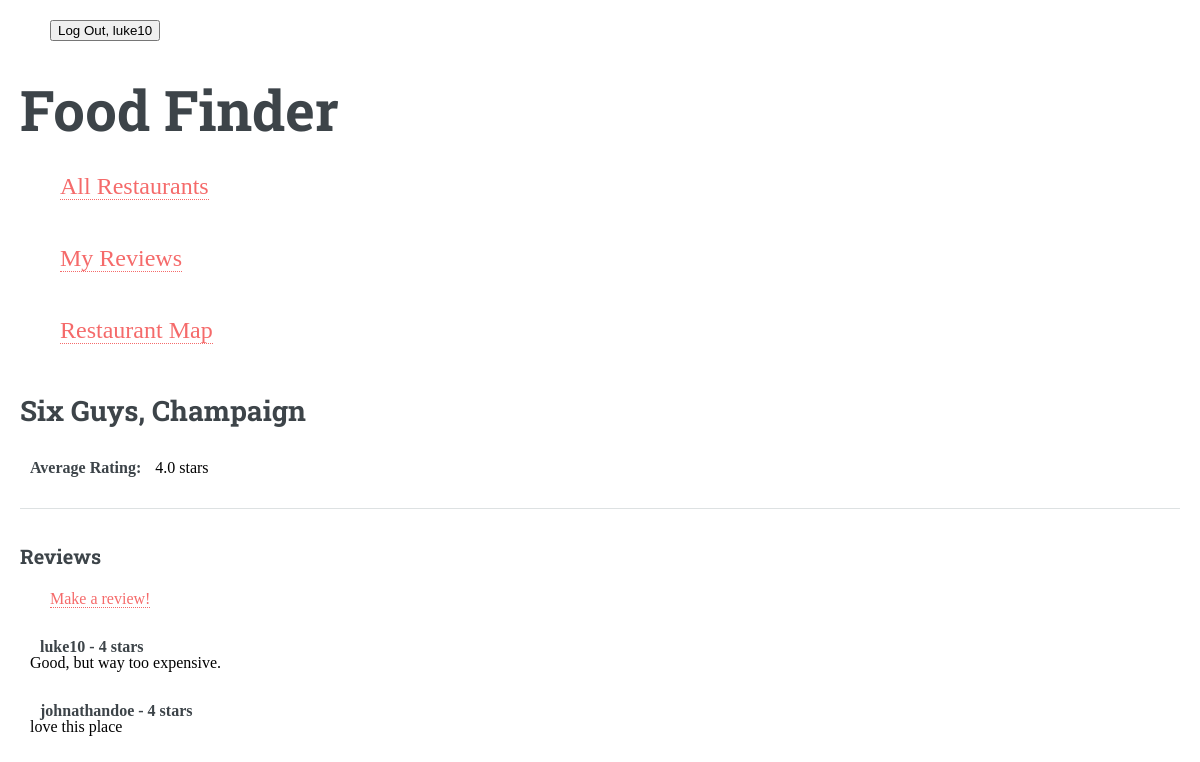
The page /restaurant/3/ (signed in) on the database its author committed.
### foodfinder/models.py (models this page shows, shortened)
class Restaurant(models.Model):
    restaurant_id = models.AutoField(primary_key=True)
    restaurant_name = models.CharField(max_length=30)
    restaurant_location = models.CharField(max_length=30)
    restaurant_latitude = models.FloatField()
    restaurant_longitude = models.FloatField()
    restaurant_price = models.IntegerField()
    avg_rating = models.FloatField()
    def __str__(self):
        base = f"{self.restaurant_name}, {self.restaurant_location}"
        return f"{base}"

class Review(models.Model):
    review_id = models.AutoField(primary_key=True)
    rating = models.IntegerField()
    content = models.TextField()
    user = models.ForeignKey(settings.AUTH_USER_MODEL, on_delete=models.CASCADE, related_name='review_user_name')
    restaurant = models.ForeignKey(Restaurant, on_delete=models.CASCADE, related_name='review_restaurant_name')

### foodfinder/views.py (the view)
# urls.py: path('restaurant/<int:primary_key>/', RestaurantDetailView.as_view(), name='restaurant-detail-url'),
class RestaurantDetailView(DetailView):
    def get(self, request, primary_key):
        restaurant = get_object_or_404(Restaurant, pk=primary_key)
        reviews = restaurant.review_restaurant_name.all()
        return render(
            request,
            'food/restaurant_detail.html',
            {
                'single_restaurant_var_for_looping': restaurant,
                'reviews_var_for_looping': reviews,
            },
        )

### foodfinder/templates/food/restaurant_detail.html (shortened to what this page needs)
{% extends "food/base.html" %}
{% block content %}
    <h2>{{ single_restaurant_var_for_looping }}</h2>
    <p><strong>Average Rating:</strong> {{ single_restaurant_var_for_looping.avg_rating }} stars</p>
    <hr>
    <h3>Reviews</h3>
     <div class="container">
        <ul class="navbar-nav">
            <p class="nav-item"><a class="nav-link" href="{% url 'add-review-url' %}">Make a review!</a></p>
        </ul>
    </div>
    <ul>
        {% for r in reviews_var_for_looping %}
            <b>{{ r.user }} - {{ r.rating }} stars </b>
            <p>{{ r.content }}</p>
        {% empty %}
            <li><em>No reviews</em></li>
        {% endfor %}
    </ul>
{% endblock %}

### foodfinder/templates/food/base.html (shortened to what this page needs)
<!DOCTYPE html>
<html lang="en">
{% load static %}
<head>
    <link rel="stylesheet" href="{%  static 'css/main.css' %}"/>
</head>
<header class="bg-primary text-white py-3 mb-4">
    <div class="container d-flex align-items-center">
        <ul class="nav ms-auto">
            {% if user.is_authenticated %}
                <form action="{% url 'logout_urlpattern' %}" method="post" class="ms-auto">
                    <button class="btn btn-sm btn-outline-light" type="submit">
                        Log Out, {{ user.get_username }}
                    </button>
                </form>
            {% else %}
                <a class="btn btn-sm btn-outline-light ms-auto" href="{% url 'login_urlpattern' %}">Log In</a>
            {% endif %}
        </ul>
    </div>
</header>
<h1>Food Finder</h1>
<nav class="navbar navbar-expand-lg navbar-light bg-white border-bottom mb-4">
    <div class="container">
        <ul class="navbar-nav">
            <p style="font-size:150%;" class="nav-item"><a class="nav-link" href="{% url 'restaurant-url' %}">All Restaurants</a></p>
            <p style="font-size:150%;" class="nav-item"><a class="nav-link" href="{% url 'my-reviews-url' %}">My Reviews</a></p>
            <p style="font-size:150%;" class="nav-item"><a class="nav-link" href="{% url 'map_url' %}">Restaurant Map</a></p>
        </ul>
    </div>
</nav>
<body>
    <main class="container mb-5">
        {% block content %}{% endblock %}
    </main>
</body>
</html>

### static/css/main.css (style rules this page uses)
html, body, div, span, applet, object, iframe, h1, h2, h3, h4, h5, h6, p, blockquote, pre, a, abbr, acronym, address, big, cite, code, del, dfn, em, img, ins, kbd, q, s, samp, small, strike, strong, sub, sup, tt, var, b, u, i, center, dl, dt, dd, ol, ul, li, fieldset, form, label, legend, table, caption, tbody, tfoot, thead, tr, th, td, article, aside, canvas, details, embed, figure, figcaption, footer, header, hgroup, menu, nav, output, ruby, section, summary, time, mark, audio, video { margin: 10px; padding: 0; border: 0px; font-size: 100%; font: inherit; vertical-align: baseline; }
article, aside, details, figcaption, figure, footer, header, hgroup, menu, nav, section { display: block; }
body { line-height: 1; }
ol, ul { list-style: none; }
body { -webkit-text-size-adjust: none; }

### rows shown on the page
Restaurant: restaurant_name+restaurant_location "Six Guys, Champaign", avg_rating "4.0"
Review: user "luke10", rating "4", content "Good, but way too expensive."
Review: user "johnathandoe", rating "4", content "love this place"

### other values the page prints
{{ user.get_username }} "luke10"
